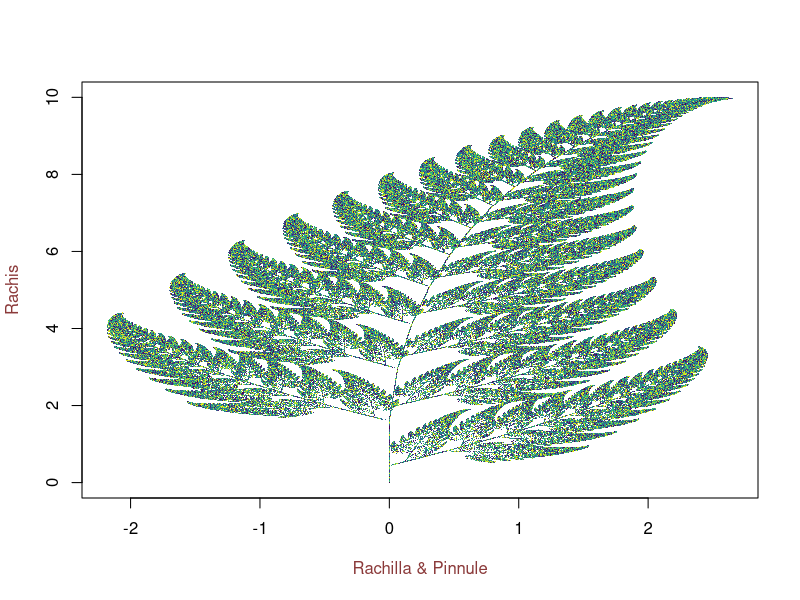

This figure's R source:
library(viridis) #just for colouring purpose

max_itr<-1000000 #number of iterations

x <- rep(0, times=max_itr) #make vector of 0s
y <- x #copy the vector

for (n in 2:(max_itr)) { #run the iteration to get next points
  
  rand_num=runif(1, 0, 100) #generate a random number between 0-100
  # starting at x = 0, y = 0
  #f1: xn+1 = 0 (chosen 1% of the time)
  #    yn+1 = 0.16 yn
  #f2: xn+1 = -0.15 xn + 0.28 yn (chosen 7% of the time)
  #    yn+1 = 0.26 xn + 0.24 yn + 0.44
  #f3: xn+1 = 0.2 xn - 0.26 yn (chosen 14% of the time)
  #    yn+1 = 0.23 xn + 0.22 yn + 1.6
  #f4: xn+1 = 0.85 xn + 0.04 yn (chosen 85% of the time)
  #    yn+1 = -0.04 xn + 0.85 yn + 1.6
  
  # I have subtracted 1 at every iteration from n so I dont have to add
  # 1 to f(x), basically subtracted from both sides
  
  if (rand_num < 1) { 
    x[n]<- 0
    y[n]<- 0.16*y[n-1]
  }
  else if (rand_num < 7){
    x[n]<- -0.15*x[n-1]+0.28*y[n-1]
    y[n]<- 0.26*x[n-1]+0.24*y[n-1]+0.44
  }
  else if (rand_num < 14){
    x[n]<- 0.2*x[n-1]-0.26*y[n-1]
    y[n]<- 0.23*x[n-1]+0.22*y[n-1]+1.6
  }
  else {
    x[n]<- 0.85*x[n-1]+0.04*y[n-1]
    y[n]<- -0.04*x[n-1]+0.85*y[n-1]+1.6
  }
  
}

color <- viridis::viridis(40) #color palette

#Saving the plot
png(filename="fern.png", bg= "floralwhite",height = 1920, width = 1080, units = "px", res= 150) 
plot(x,y, pch='.', xlab= "", ylab = "", col= color)
title(xlab = "Rachilla & Pinnule", ylab = "Rachis", col.lab ="indianred4")

dev.off()
